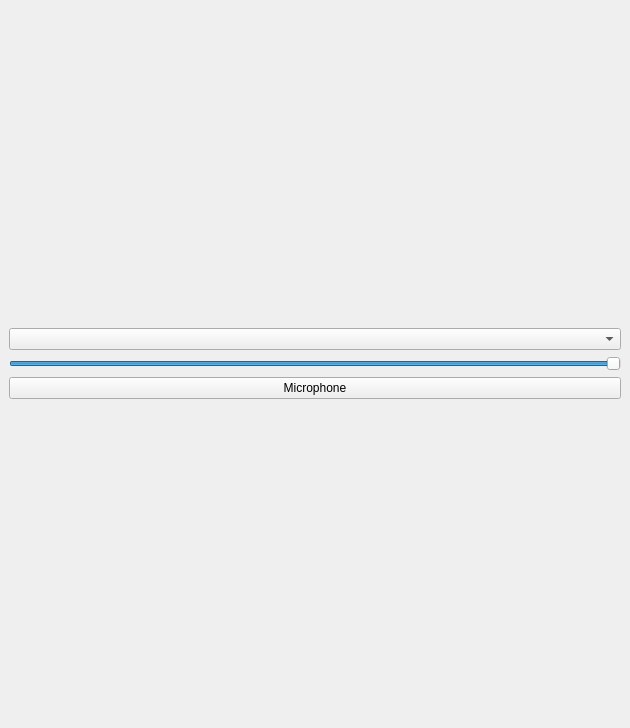
<?xml version="1.0" encoding="UTF-8"?>
<ui version="4.0">
 <class>ListenerAudio</class>
 <widget class="QDockWidget" name="ListenerAudio">
  <property name="geometry">
   <rect>
    <x>0</x>
    <y>0</y>
    <width>630</width>
    <height>728</height>
   </rect>
  </property>
  <property name="focusPolicy">
   <enum>Qt::TabFocus</enum>
  </property>
  <property name="windowIcon">
   <iconset>
    <normaloff>../static/microphone.svg</normaloff>../static/microphone.svg</iconset>
  </property>
  <property name="autoFillBackground">
   <bool>false</bool>
  </property>
  <property name="floating">
   <bool>true</bool>
  </property>
  <property name="windowTitle">
   <string>A&amp;udio</string>
  </property>
  <widget class="QWidget" name="dockWidgetContents">
   <layout class="QVBoxLayout" name="verticalLayout_2">
    <item>
     <layout class="QVBoxLayout" name="verticalLayout">
      <item>
       <widget class="QComboBox" name="input_select">
        <property name="toolTip">
         <string>Choose the pulse-audio source</string>
        </property>
        <property name="frame">
         <bool>true</bool>
        </property>
       </widget>
      </item>
      <item>
       <widget class="QSlider" name="volume_control">
        <property name="toolTip">
         <string>Modify recording level</string>
        </property>
        <property name="value">
         <number>99</number>
        </property>
        <property name="sliderPosition">
         <number>99</number>
        </property>
        <property name="orientation">
         <enum>Qt::Horizontal</enum>
        </property>
       </widget>
      </item>
      <item>
       <widget class="QPushButton" name="enable_audio">
        <property name="text">
         <string>Microphone</string>
        </property>
        <property name="icon">
         <iconset>
          <normaloff>../static/microphone-inactive.svg</normaloff>
          <normalon>../static/microphone-recording.svg</normalon>../static/microphone-inactive.svg</iconset>
        </property>
       </widget>
      </item>
     </layout>
    </item>
   </layout>
  </widget>
 </widget>
 <resources/>
 <connections/>
</ui>
